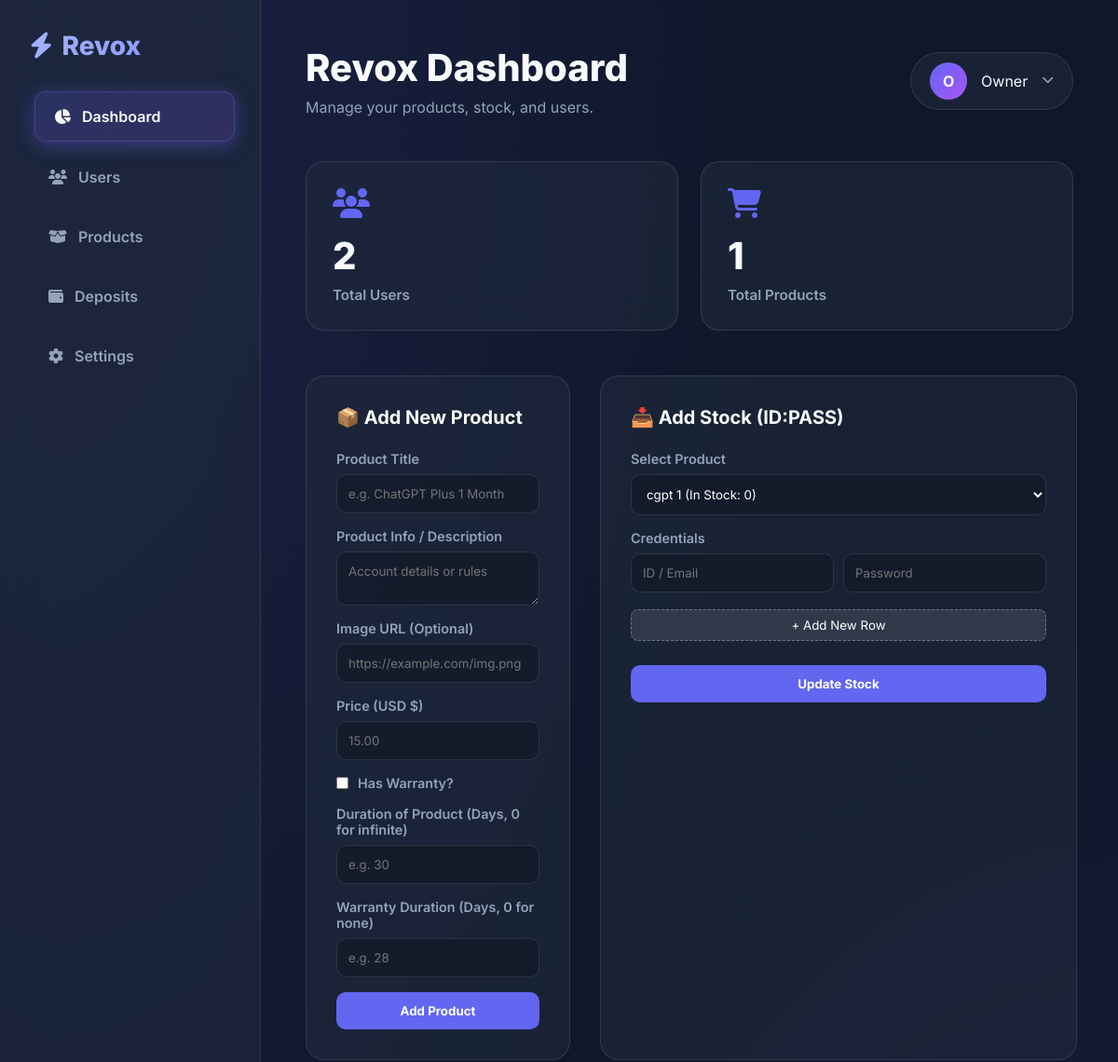
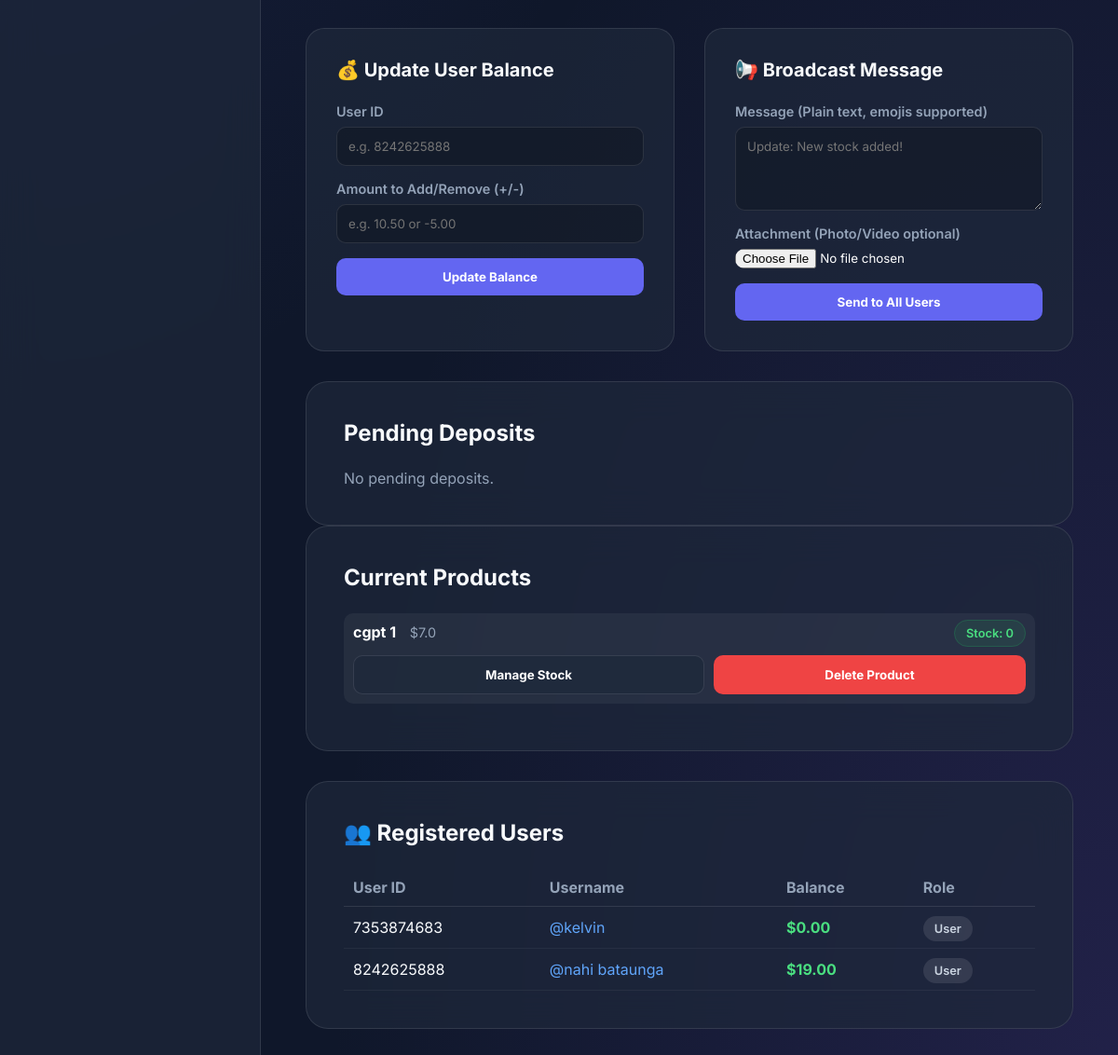
Before: / with the older database file (2 pictures, top to bottom).
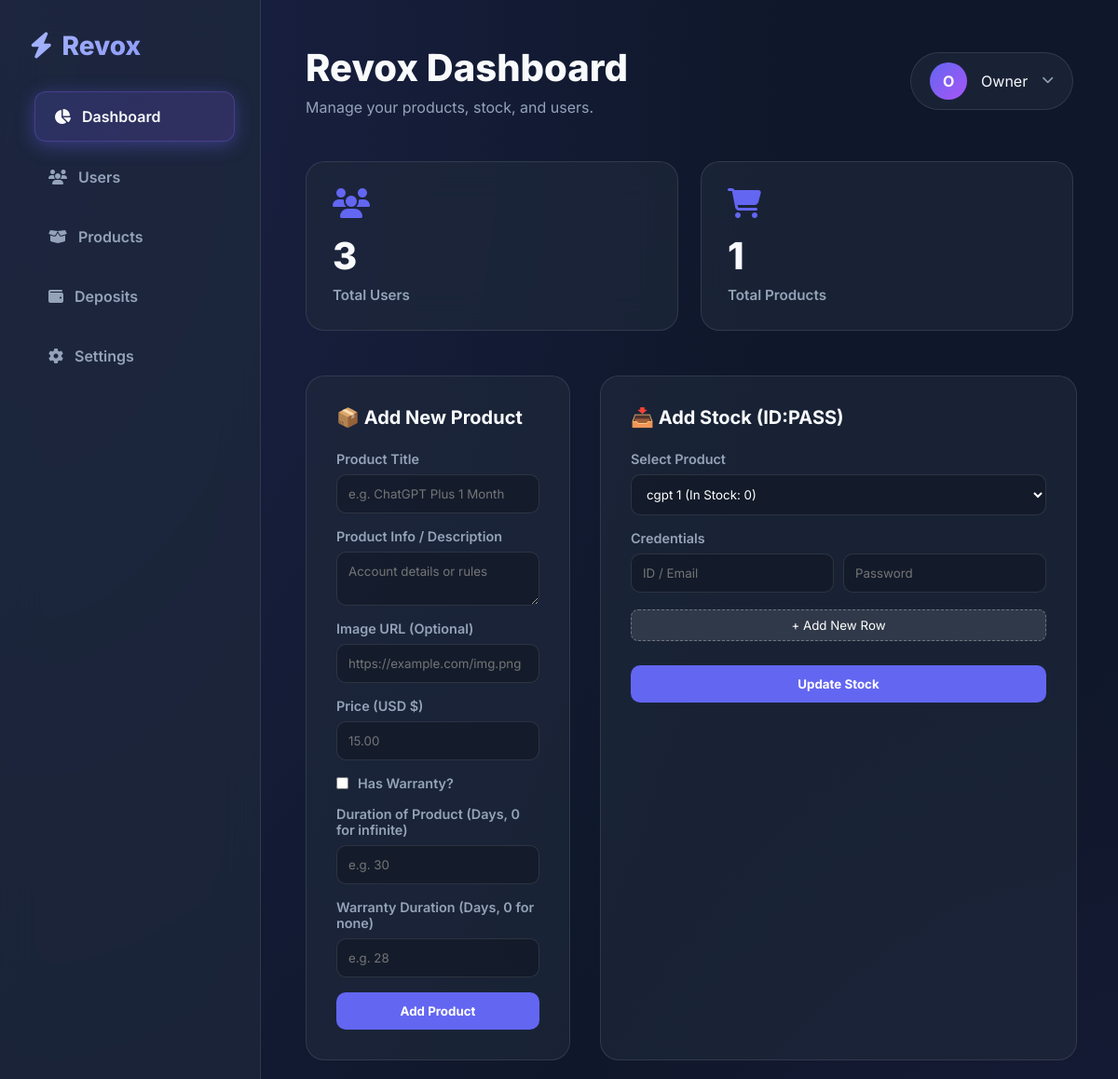
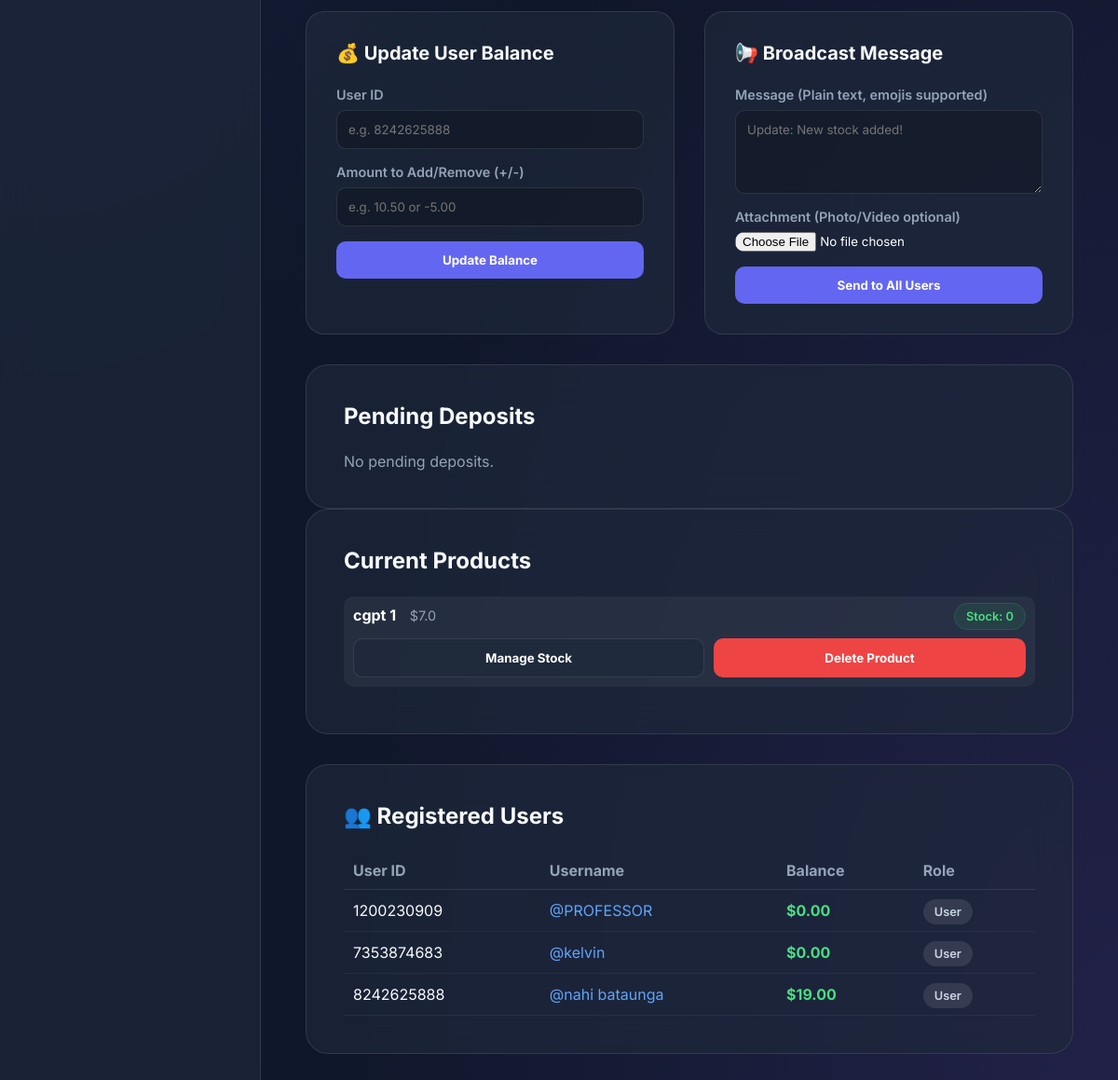
After: the same page with the newer database file (2 pictures, top to bottom).
### tables this page shows
CREATE TABLE products (
                    id INTEGER PRIMARY KEY AUTOINCREMENT,
                    title TEXT NOT NULL,
                    info TEXT,
                    image_url TEXT,
                    price REAL NOT NULL
                , has_warranty INTEGER DEFAULT 0, duration_days INTEGER DEFAULT 0, warranty_days INTEGER DEFAULT 0);

CREATE TABLE users (
                    id INTEGER PRIMARY KEY,
                    username TEXT,
                    balance REAL DEFAULT 0.0,
                    role TEXT DEFAULT 'user'
                );

### web.py (the view)
@app.route('/')
def admin_panel():
    products = database.get_products()
    users = database.get_all_users()
    pending_txs = database.get_pending_transactions()
    user_map = {u['id']: u.get('username', 'Unknown') for u in users}
    all_stock = {p['id']: database.get_stock_by_product(p['id']) for p in products}
    total_users = len(users)
    total_products = len(products)
    return render_template('admin.html', products=products, users=users, pending_txs=pending_txs, user_map=user_map, total_users=total_users, total_products=total_products, all_stock=all_stock)

### database.py (called while the page is built)
def get_products():
    with closing(sqlite3.connect(DB_FILE)) as conn:
        conn.row_factory = sqlite3.Row
        with closing(conn.cursor()) as cursor:
            cursor.execute('''
                SELECT p.*, (SELECT COUNT(*) FROM stock WHERE product_id = p.id AND is_sold = 0) as stock_count
                FROM products p
            ''')
            return [dict(row) for row in cursor.fetchall()]

def get_stock_by_product(product_id):
    with closing(sqlite3.connect(DB_FILE)) as conn:
        conn.row_factory = sqlite3.Row
        with closing(conn.cursor()) as cursor:
            cursor.execute('SELECT * FROM stock WHERE product_id = ? AND is_sold = 0', (product_id,))
            return [dict(row) for row in cursor.fetchall()]

def get_all_users():
    with closing(sqlite3.connect(DB_FILE)) as conn:
        conn.row_factory = sqlite3.Row
        with closing(conn.cursor()) as cursor:
            cursor.execute('SELECT * FROM users')
            return [dict(row) for row in cursor.fetchall()]

def get_pending_transactions():
    with closing(sqlite3.connect(DB_FILE)) as conn:
        conn.row_factory = sqlite3.Row
        with closing(conn.cursor()) as cursor:
            cursor.execute('SELECT * FROM transactions WHERE status = "pending" ORDER BY date_time DESC')
            return [dict(row) for row in cursor.fetchall()]

### templates/admin.html (shortened to what this page needs)
<!DOCTYPE html>
<html lang="en">
<head>
    <link rel="stylesheet" href="https://cdnjs.cloudflare.com/ajax/libs/font-awesome/6.4.0/css/all.min.css">
</head>
<body>
    <aside class="sidebar">
        <div class="logo">
            <i class="fa-solid fa-bolt"></i> Revox
        </div>
        <nav class="nav-items">
            <a href="#dashboard" class="nav-item active"><i class="fa-solid fa-chart-pie"></i> Dashboard</a>
            <a href="#users" class="nav-item"><i class="fa-solid fa-users"></i> Users</a>
            <a href="#products" class="nav-item"><i class="fa-solid fa-box-open"></i> Products</a>
            <a href="#deposits" class="nav-item"><i class="fa-solid fa-wallet"></i> Deposits</a>
            <a href="#" class="nav-item"><i class="fa-solid fa-gear"></i> Settings</a>
        </nav>
    </aside>
    <main class="main-content">
        <header class="header">
            <div>
                <h1>Revox Dashboard</h1>
                <p style="color: var(--text-secondary); margin-top: 8px;">Manage your products, stock, and users.</p>
            </div>
            <div class="user-profile">
                <div class="avatar">O</div>
                <span>Owner</span>
                <i class="fa-solid fa-chevron-down" style="font-size: 0.8rem; color: var(--text-secondary);"></i>
            </div>
        </header>
        <section class="stats-grid" id="dashboard">
            <div class="stat-card">
                <i class="fa-solid fa-users stat-icon"></i>
                <div class="stat-value" id="totalUsers">{{ total_users }}</div>
                <div class="stat-label">Total Users</div>
            </div>
            <div class="stat-card">
                <i class="fa-solid fa-cart-shopping stat-icon"></i>
                <div class="stat-value" id="totalProducts">{{ total_products }}</div>
                <div class="stat-label">Total Products</div>
            </div>
        </section>
        <div class="form-grid" id="products">
            <div class="form-card">
                <h2>📦 Add New Product</h2>
                <form action="/add_product" method="POST">
                    <div class="form-group">
                        <label>Product Title</label>
                        <input type="text" name="title" required placeholder="e.g. ChatGPT Plus 1 Month">
                    </div>
                    <div class="form-group">
                        <label>Product Info / Description</label>
                        <textarea name="info" rows="2" placeholder="Account details or rules"></textarea>
                    </div>
                    <div class="form-group">
                        <label>Image URL (Optional)</label>
                        <input type="text" name="image_url" placeholder="https://example.com/img.png">
                    </div>
                    <div class="form-group">
                        <label>Price (USD $)</label>
                        <input type="number" step="0.01" name="price" required placeholder="15.00">
                    </div>
                    <div class="form-group" style="flex-direction: row; align-items: center; gap: 10px;">
                        <input type="checkbox" name="has_warranty" style="width: auto;">
                        <label>Has Warranty?</label>
                    </div>
                    <div class="form-group">
                        <label>Duration of Product (Days, 0 for infinite)</label>
                        <input type="number" name="duration_days" placeholder="e.g. 30">
                    </div>
                    <div class="form-group">
                        <label>Warranty Duration (Days, 0 for none)</label>
                        <input type="number" name="warranty_days" placeholder="e.g. 28">
                    </div>
                    <button type="submit" class="btn-submit">Add Product</button>
                </form>
            </div>
            <div class="form-card">
                <h2>📥 Add Stock (ID:PASS)</h2>
                <form action="/add_stock" method="POST">
                    <div class="form-group">
                        <label>Select Product</label>
                        <select name="product_id" required>
                            {% for p in products %}
                            <option value="{{ p.id }}">{{ p.title }} (In Stock: {{ p.stock_count }})</option>
                            {% endfor %}
                        </select>
                    </div>
                    <div class="form-group">
                        <label>Credentials</label>
                        <div id="credentials-container">
                            <div class="credential-row" style="display: flex; gap: 10px; margin-bottom: 10px;">
                                <input type="text" name="ids[]" required placeholder="ID / Email" style="flex: 1;">
                                <input type="text" name="passes[]" required placeholder="Password" style="flex: 1;">
                            </div>
                        </div>
                        <button type="button" onclick="addCredentialRow()" style="background: rgba(255,255,255,0.1); color: white; border: 1px dashed rgba(255,255,255,0.3); padding: 8px; border-radius: 8px; cursor: pointer; transition: 0.3s; margin-bottom: 10px;">+ Add New Row</button>
                    </div>
                    <button type="submit" class="btn-submit">Update Stock</button>
                </form>
            </div>
        </div>
        <div class="form-grid" id="users">
            <div class="form-card">
                <h2>💰 Update User Balance</h2>
                <form action="/update_balance" method="POST">
                    <div class="form-group">
                        <label>User ID</label>
                        <input type="number" name="user_id" required placeholder="e.g. 8242625888">
                    </div>
                    <div class="form-group">
                        <label>Amount to Add/Remove (+/-)</label>
                        <input type="number" step="0.01" name="amount" required placeholder="e.g. 10.50 or -5.00">
                    </div>
                    <button type="submit" class="btn-submit">Update Balance</button>
                </form>
            </div>
            <div class="form-card">
                <h2>📢 Broadcast Message</h2>
                <form action="/broadcast" method="POST" enctype="multipart/form-data">
                    <div class="form-group">
                        <label>Message (Plain text, emojis supported)</label>
                        <textarea name="message" rows="4" placeholder="Update: New stock added!"></textarea>
                    </div>
                    <div class="form-group">
                        <label>Attachment (Photo/Video optional)</label>
                        <input type="file" name="attachment" style="background: none; border: none; padding: 0;">
                    </div>
                    <button type="submit" class="btn-submit">Send to All Users</button>
                </form>
            </div>
        </div>
        <section class="recent-section" id="deposits">
            <h2>Pending Deposits</h2>
            <div class="product-list">
                {% for t in pending_txs %}
                <div class="product-item" style="flex-direction: column; gap: 10px;">
                    <div style="display: flex; justify-content: space-between;">
                        <div>
                            <b style="color: #4ade80;">+${{ "%.2f"|format(t.amount) }}</b>
                            <span style="color: var(--text-secondary); font-size: 0.9rem; margin-left: 10px;">User: @{{ user_map[t.user_id] }} (ID: {{ t.user_id }})</span>
                        </div>
                        <span style="color: var(--text-secondary); font-size: 0.8rem;">{{ t.date_time }}</span>
                    </div>
                    <div>
                        <span style="color: var(--text-secondary); font-size: 0.9rem;">Network: {{ t.network }}</span>
                    </div>
                    <div style="background: rgba(0,0,0,0.3); padding: 10px; border-radius: 8px; text-align: center;">
                        {% if t.tx_id|length > 40 %}
                            <img src="/get_image/{{ t.tx_id }}" alt="Payment Screenshot" style="max-width: 100%; max-height: 300px; border-radius: 8px; object-fit: contain;">
                        {% else %}
                            <code style="word-break: break-all; color: #e2e8f0;">{{ t.tx_id }}</code>
                        {% endif %}
                    </div>
                    <div style="display: flex; gap: 10px; margin-top: 5px;">
                        <form action="/approve_tx/{{ t.id }}" method="POST" style="flex: 1;">
                            <button type="submit" class="btn-submit" style="background: #10b981;">Approve</button>
                        </form>
                        <form action="/decline_tx/{{ t.id }}" method="POST" style="flex: 1;">
                            <button type="submit" class="btn-submit" style="background: #ef4444;">Decline</button>
                        </form>
                    </div>
                </div>
                {% else %}
                <p style="color: var(--text-secondary);">No pending deposits.</p>
                {% endfor %}
            </div>
        </section>
        <section class="recent-section">
            <h2>Current Products</h2>
            <div class="product-list">
                {% for p in products %}
                <div class="product-item" style="flex-direction: column; gap: 10px;">
                    <div style="display: flex; justify-content: space-between; align-items: center;">
                        <div>
                            <b style="color: white;">{{ p.title }}</b>
                            <span style="color: var(--text-secondary); font-size: 0.9rem; margin-left: 10px;">${{ p.price }}</span>
                        </div>
                        <div>
                            <span class="status completed">Stock: {{ p.stock_count }}</span>
                        </div>
                    </div>
                    <div style="display: flex; gap: 10px; margin-top: 5px;">
                        <button onclick="document.getElementById('modal-stock-{{ p.id }}').style.display='block'" class="btn-submit" style="background: var(--surface-color); border: 1px solid var(--border-color); flex: 1;">Manage Stock</button>
                        <form action="/delete_product/{{ p.id }}" method="POST" style="flex: 1; display: flex;">
                            <button type="submit" class="btn-submit" style="background: #ef4444; width: 100%;" onclick="return confirm('Are you sure you want to delete this product?');">Delete Product</button>
                        </form>
                    </div>
                </div>
                {% else %}
                <p style="color: var(--text-secondary);">No products added yet.</p>
                {% endfor %}
            </div>
        </section>
        <section class="recent-section" id="users-list" style="margin-top: 2rem;">
            <h2>👥 Registered Users</h2>
            <div class="product-list" style="max-height: 500px; overflow-y: auto;">
                <table style="width: 100%; border-collapse: collapse; text-align: left;">
                    <thead>
                        <tr style="border-bottom: 1px solid var(--border-color);">
                            <th style="padding: 10px; color: var(--text-secondary);">User ID</th>
                            <th style="padding: 10px; color: var(--text-secondary);">Username</th>
                            <th style="padding: 10px; color: var(--text-secondary);">Balance</th>
                            <th style="padding: 10px; color: var(--text-secondary);">Role</th>
                        </tr>
                    </thead>
                    <tbody>
                        {% for u in users %}
                        <tr style="border-bottom: 1px solid rgba(255,255,255,0.05);">
                            <td style="padding: 12px 10px;"><code>{{ u.id }}</code></td>
                            <td style="padding: 12px 10px;">{% if u.username and u.username != 'Unknown' %}<a href="https://t.me/{{ u.username }}" target="_blank" style="color: #60a5fa; text-decoration: none;">@{{ u.username }}</a>{% else %}<i style="color: var(--text-secondary);">Unknown</i>{% endif %}</td>
                            <td style="padding: 12px 10px; font-weight: bold; color: #4ade80;">${{ "%.2f"|format(u.balance) }}</td>
                            <td style="padding: 12px 10px;">
                                {% if u.role == 'admin' %}
                                <span class="status completed" style="background: rgba(99,102,241,0.1); color: #818cf8; border-color: rgba(99,102,241,0.2);">Admin</span>
                                {% else %}
                                <span class="status" style="background: rgba(255,255,255,0.1); color: #cbd5e1;">User</span>
                                {% endif %}
                            </td>
                        </tr>
                        {% else %}
                        <tr>
                            <td colspan="4" style="padding: 20px 10px; color: var(--text-secondary); text-align: center;">No users registered yet.</td>
                        </tr>
                        {% endfor %}
                    </tbody>
                </table>
            </div>
        </section>
    </main>
</body>
</html>

Changed rows visible on the page:
added users: id "1200230909", username "PROFESSOR", balance "0.00", role "User"
Other visible differences:
{{ total_users }}: "2" → "3"
